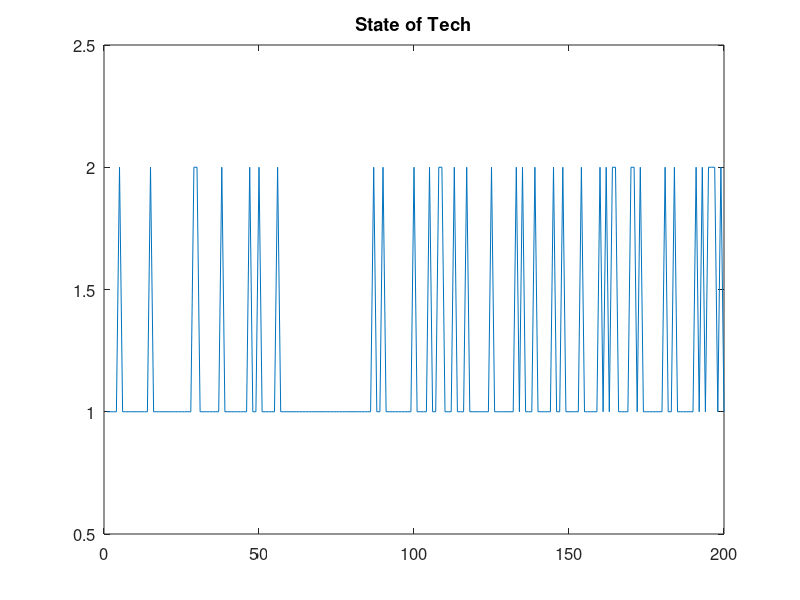
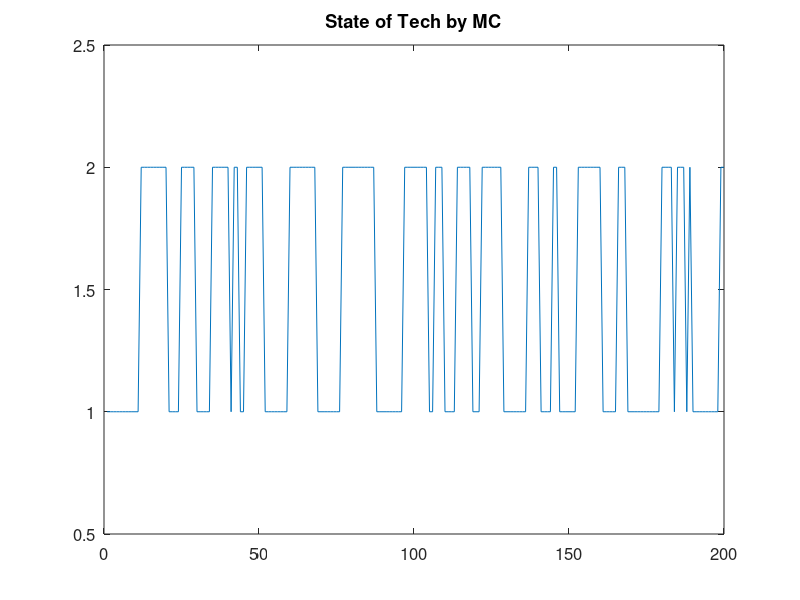

Reproduce these figures in MATLAB, in order.

nperiod = 200;
state = zeros(nperiod); 


p1=.8;
p2=1-p1;

for t = 1:nperiod
    if p1 > rand(1)
       state(t) =1 ;
    else
       state(t) =2 ;
    end
end    

figure(100)
plot(state)
ylim([0.5 2.5])
title('State of Tech')
set(gca, 'FontSize',12)

%% Markov chain

p11 = 0.8;
p21 = 1-p11;
p22 = 0.9;
p12 = 1-p22;

nperiod = 200;

state_mc = zeros(nperiod);
state_mc(1) = 1;

for t = 2:nperiod
    if state_mc(t-1)== 1
       if p11 > rand(1)
           state_mc(t) =1 ;
       else
           state_mc(t) =2 ;
       end
    else % state = 2
       if p21 > rand(1)
           state_mc(t) =1 ;
       else
           state_mc(t) =2 ;
       end 
    end   
end    

figure(200)
plot(state_mc)
ylim([0.5 2.5])
title('State of Tech by MC')
set(gca, 'FontSize',12)

